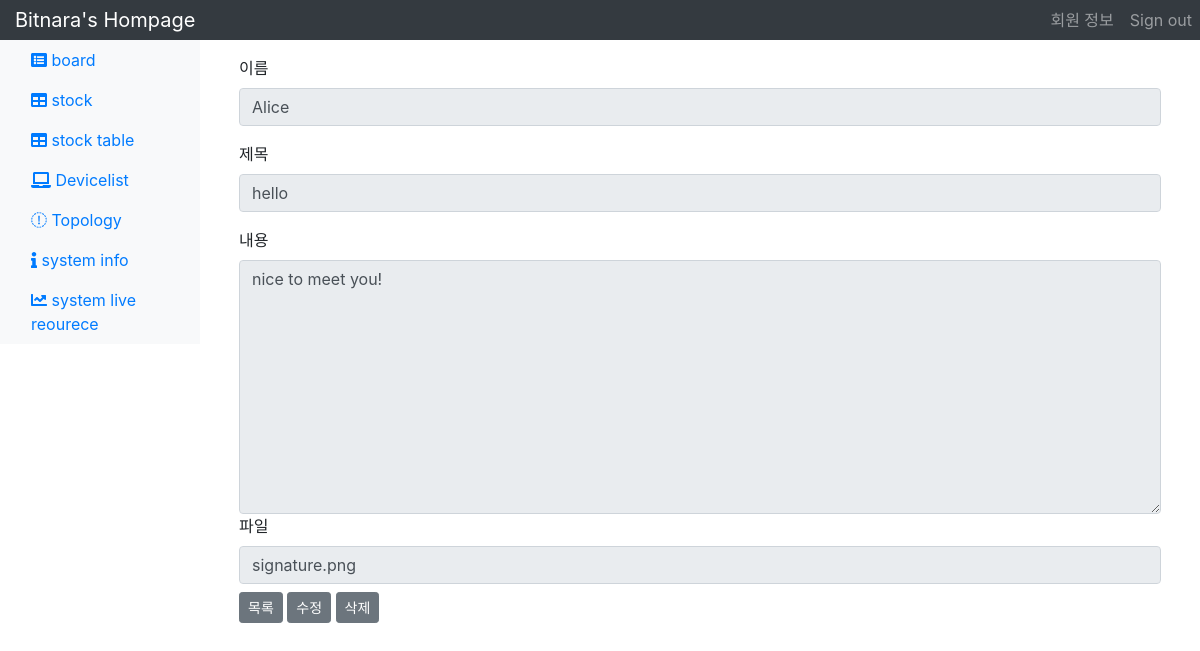
Page /detail/1 (signed in) on the committed database.
### models.py (models this page shows, shortened)
class Board(db.Model):
    id = db.Column(db.Integer, primary_key=True)
    name = db.Column(db.String(50), nullable=False)
    title = db.Column(db.String(120), nullable=False)
    content = db.Column(db.Text)
    create_date = db.Column(db.DateTime(), nullable=False)
    image_name = db.Column(db.String(50))

### main_views.py (the view)
@app.route('/detail/<int:id>')
@login_required
def detail(id):
    category=request.args.get('category')
    keyword=request.args.get('keyword')
    search_params = '&' + url_encode({'category':category, 'keyword':keyword})
    row_id = id
    page = request.args.get('page')
    board = Board.query.filter_by(id=row_id).first()
    return render_template("detail2.html", rows=board, page=page, search_params=search_params, board=board)

### main_views.py (called while the page is built)
@app.before_request
def before_request():
    g.user = current_user

@login_manager.user_loader
def load_user(id):
    return User.query.get(int(id))

### templates/detail2.html (shortened to what this page needs)
<!DOCTYPE html>
<html lang="ko">
<head>
    <link rel="stylesheet" href="https://maxcdn.bootstrapcdn.com/bootstrap/4.0.0/css/bootstrap.min.css"
>
</head>
<body>
    <nav class="navbar navbar-dark sticky-top bg-dark flex-md-nowrap p-0">
        <a class="navbar-brand col-sm-3 col-md-2 mr-0" href="/">Bitnara's Hompage</a>
        <ul class="navbar-nav d-flex flex-row">
            <li class="nav-item text-nowrap mr-3">
                <a class="nav-link" href="/user">회원 정보</a>
            </li>
            <li class="nav-item text-nowrap mr-2">
                <a class="nav-link" href="/logout">Sign out</a>
            </li>
        </ul>
    </nav>
    <div class="container-fluid">
        <div class="row">
            <nav class="col-md-2 d-none d-md-block bg-light sidebar" style="position:fixed;">
                <div class="sidebar-sticky">
                    <ul class="nav flex-column">
                        <li class="nav-item">
                            <a class="nav-link active" href="/board">
                                <i class="fa fa-list-alt" aria-hidden="true"></i> board
                            </a>
                        </li>
                        <li class="nav-item">
                            <a class="nav-link" href="/stock2">
                                <i class="fa fa-table" aria-hidden="true"></i> stock
                            </a>
                        </li>
                        <li class="nav-item">
                            <a class="nav-link" href="{{url_for('stock_table')}}">
                                <i class="fa fa-table" aria-hidden="true"></i> stock table
                            </a>
                        </li>
                        <li class="nav-item">
                            <a class="nav-link" href="/device_list">
                                <i class="fa fa-laptop" aria-hidden="true"></i> Devicelist
                            </a>
                        </li>
                        <li class="nav-item">
                            <a class="nav-link" href="{{url_for('getTopology')}}">
                                <i class="fa fa-connectdevelop" aria-hidden="true"></i> Topology
                            </a>
                        </li>
                        <li class="nav-item">
                            <a class="nav-link" href="{{url_for('sysinfo')}}">
                                <i class="fa fa-info" aria-hidden="true"></i> system info
                            </a>
                        </li>
                        <li class="nav-item">
                            <a class="nav-link" href="{{url_for('live_resource')}}">
                                <i class="fas fa-chart-line"></i> system live reourece
                            </a>
                        </li>
                    </ul>
                </div>
            </nav>
            <main role="main" class="col-md-9 ml-sm-auto col-lg-10 pt-3 px-4">
                <div class="container-fluid mb-2">
                    <form method="POST">
                        <div class="form-group">
                            <label for="name"> 이름 </label>
                            <input type="text" class="form-control" name="name" id="name" value={{board.name}} disabled>
                        </div>
                        <div class="form-group">
                            <label for="title"> 제목 </label>
                            <input type="text" class="form-control" name="title" id="title" value={{board.title}} disabled>
                        </div>
                        <div class="from-group">
                            <label for="content"> 내용 </label>
                            <textarea class="form-control" name="content" id="content" rows="10" disabled>{{board.content}}</textarea>
                        </div>
                        {% if board.image_name %}
                        <div class="from-group">
                            <label for="file">  파일 </label><br>
                            <input type="text" class="form-control" name="image" id="image" value={{board.image_name}} disabled>
                        </div>
                        {% endif %}
                    </form>
                </div>
                <div class="container-fluid">
                    <a href="{{url_for('board', page = page)}}{{search_params}}" class="btn btn-secondary btn-sm">목록</a>
                    <a href="{{url_for('update', id=board.id, page = page_url)}}{{search_params}}"
                        class="btn btn-secondary btn-sm">수정</a>
                    <button type="button" class="btn btn-secondary btn-sm" data-toggle="modal"
                        data-target="#exampleModalCenter">삭제</button>
                </div>
            </main>
        </div>
    </div>
</body>
</html>

### rows in the picture
Board: name "Alice", title "hello", content "nice to meet you!", image "signature.png"
